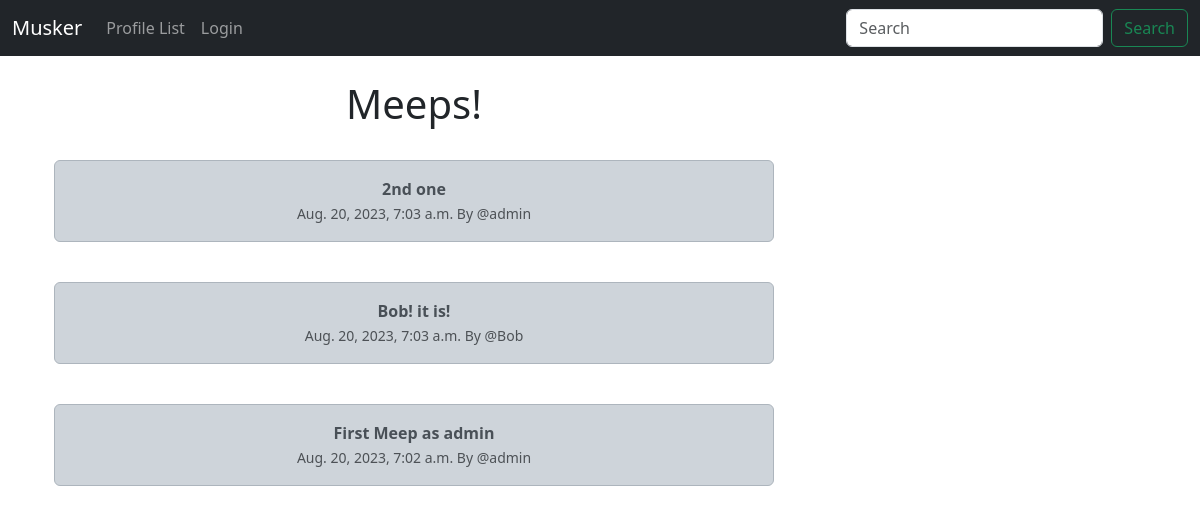
The app's page /, older data.
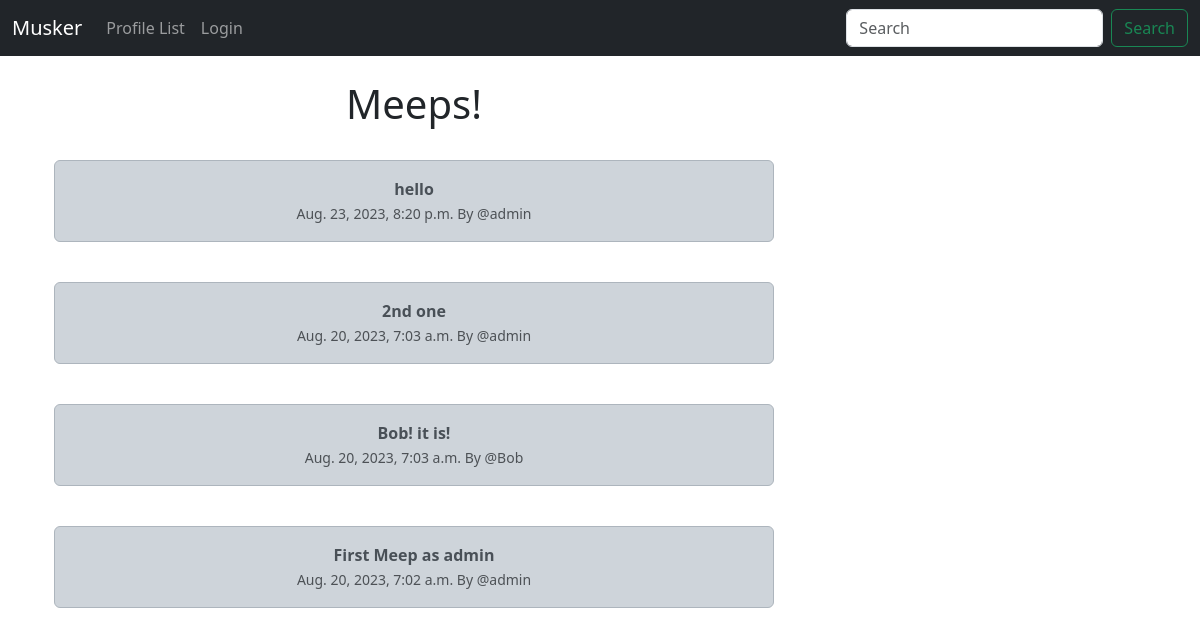
The same page, newer data.
### musker/models.py (models this page shows, shortened)
class Meep(models.Model):
    user = models.ForeignKey(
        User, related_name="meeps", on_delete=models.DO_NOTHING
    )
    body = models.CharField(max_length=250)
    created_at = models.DateTimeField(auto_now_add=True)

### musker/views.py (the view)
# urls.py: path('', views.home, name='home'),
def home(request):
    if request.user.is_authenticated:
        form = MeepForm(request.POST or None)
        if request.method == "POST":
            if form.is_valid():
                meep = form.save(commit=False) # dont save yet
                meep.user = request.user # save for specific user only
                meep.save() # save finally
                messages.success(request, ("Your Meep has been Posted!"))
                return redirect('home')
        meeps = Meep.objects.all().order_by("-created_at")
        return render(request, 'home.html', {"meeps":meeps, "form":form})
    else:
        meeps = Meep.objects.all().order_by("-created_at")
        return render(request, 'home.html', {"meeps":meeps})

### musker/templates/home.html (shortened to what this page needs)
{% extends 'base.html' %}
{% block content %}
<div class="container text-center">
    <div class="row">
        <div class="col-8">
            <h1>Meeps!</h1>
            <br>
            {% for meep in meeps %}
                <div class="alert alert-dark" role="alert">
                    <b>{{ meep.body }}</b><br>
                    <small class="text-muted">
                        {{ meep.created_at }} By
                        @{{ meep.user.username }}
                    </small>
                </div><br>
            {% endfor %}
        </div>
        <div class="col-4">
            <br><br><br>
        </div>
    </div>
</div>
{% endblock content %}

Row changes from the older to the newer data that the page shows:
added Meep: body "hello", created_at "Aug. 23, 2023, 8:20 p.m.", user.username "admin"
